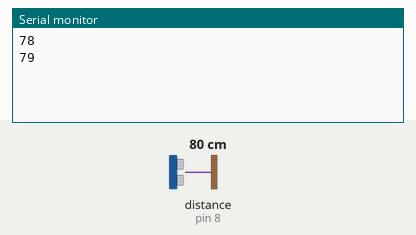
The sketch below on a simulated Arduino Uno, built with avr-gcc and run on an emulated ATmega328P. On the bench: the last lines printed to the serial monitor. Wiring (inferred from the names in the program): ultrasonic range finder: trigger pin 7; echo pin 8. Inputs (shaded band) come from the test bench; at power-on: distance to the obstacle (sensor on pin 8) 80 cm. The echo pulse lasts 58.3 µs per cm.

Above: at 1.8 s.
1.9 s: distance to the obstacle (sensor on pin 8) set to 2 cm
At 2.8 s:
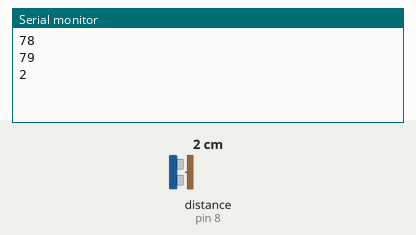
3.4 s: distance to the obstacle (sensor on pin 8) set to 4 cm
At 4.5 s:
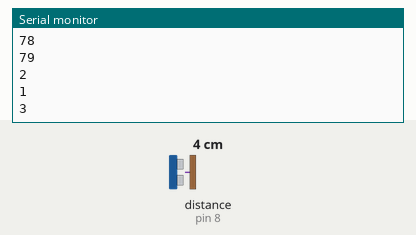
Timing chart, 0 to 6.4 s (numbered marks = the images above; inputs shaded):
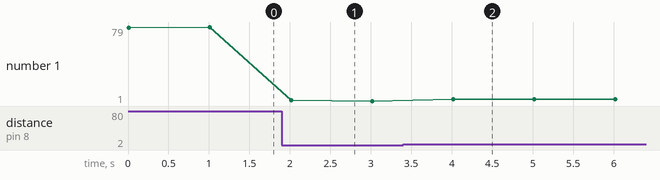

Measured:
- after the input at 1.9 s, the serial monitor: prints a new line after 0.11 s (image 1)
- after the input at 3.4 s, the serial monitor: prints a new line after 0.62 s (image 2)
- plotted number 1: 79 → 1 after the input at 1.9 s, 1 → 3 after the input at 3.4 s

The sketch:

ULTRA_SONIC.ino
```cpp
#define TriggerPin 7
#define EchoPin    8
void setup() {
  // put your setup code here, to run once:
  pinMode(TriggerPin,OUTPUT);
  pinMode(EchoPin,INPUT);
  Serial.begin(9600);

}

void loop() {
  // put your main code here, to run repeatedly:
  long Duration ;
  long Distance ;
  digitalWrite(TriggerPin,LOW);
  delay(1);

  digitalWrite(TriggerPin,HIGH);
  delayMicroseconds(10);
  digitalWrite(TriggerPin,LOW);
   Duration = pulseIn(EchoPin,HIGH);
   Distance = Duration * 0.017 ;  // (Duration / (2 * 1000000)) * (340 * 100)
   Serial.println(Distance);
   delay(1000);
}
```
